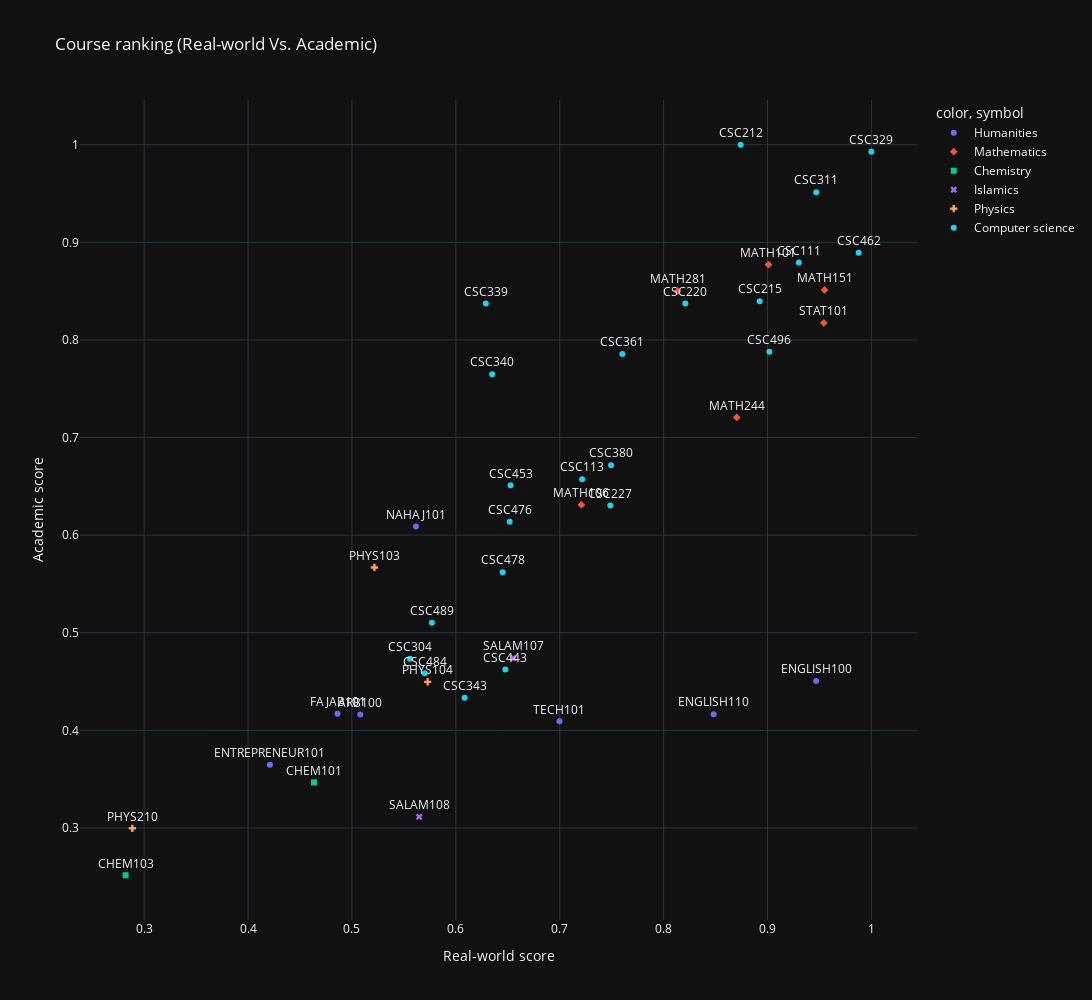

The cell this chart's notebook holds for it:
### Code cell
sorted_categories = course_to_category(weighted_scores.index)
fig = px.scatter(weighted_scores, x="Real-world score", y="Academic score",color=sorted_categories, symbol=sorted_categories, title="Course ranking (Real-world Vs. Academic)",
                hover_name=weighted_scores.index, text=weighted_scores.index)

remove_double_naming_in_legend(fig)

fig.update_traces(textposition="top center")
fig.update_layout(height=1000, width=1600)
fig

### Figure 1 — Plotly figure (JSON) as saved in the notebook; plotly's stock layout.template omitted (floating-point values rounded to 4 significant figures)
{"data": [{"hovertemplate": "<b>%{hovertext}</b><br><br>color=Humanities<br>symbol=Humanities<br>Real-world score=%{x}<br>Academic score=%{y}<br>index=%{text}<extra></extra>", "hovertext": ["ENGLISH100", "ARB100", "TECH101", "ENTREPRENEUR101", "FAJAB101", "NAHAJ101", "ENGLISH110"], "legendgroup": "Humanities, Humanities", "marker": {"color": "#636efa", "symbol": "circle"}, "mode": "markers+text", "name": "Humanities", "orientation": "v", "showlegend": true, "text": ["ENGLISH100", "ARB100", "TECH101", "ENTREPRENEUR101", "FAJAB101", "NAHAJ101", "ENGLISH110"], "textposition": "top center", "type": "scatter", "x": [0.9468, 0.508, 0.6998, 0.421, 0.4861, 0.5616, 0.8481], "xaxis": "x", "y": [0.4506, 0.4163, 0.4092, 0.3648, 0.417, 0.609, 0.4166], "yaxis": "y"}, {"hovertemplate": "<b>%{hovertext}</b><br><br>color=Mathematics<br>symbol=Mathematics<br>Real-world score=%{x}<br>Academic score=%{y}<br>index=%{text}<extra></extra>", "hovertext": ["MATH101", "STAT101", "MATH106", "MATH151", "MATH244", "MATH281"], "legendgroup": "Mathematics, Mathematics", "marker": {"color": "#EF553B", "symbol": "diamond"}, "mode": "markers+text", "name": "Mathematics", "orientation": "v", "showlegend": true, "text": ["MATH101", "STAT101", "MATH106", "MATH151", "MATH244", "MATH281"], "textposition": "top center", "type": "scatter", "x": [0.9009, 0.9542, 0.7209, 0.9549, 0.8703, 0.8136], "xaxis": "x", "y": [0.8771, 0.8175, 0.6311, 0.8512, 0.7207, 0.8501], "yaxis": "y"}, {"hovertemplate": "<b>%{hovertext}</b><br><br>color=Chemistry<br>symbol=Chemistry<br>Real-world score=%{x}<br>Academic score=%{y}<br>index=%{text}<extra></extra>", "hovertext": ["CHEM101", "CHEM103"], "legendgroup": "Chemistry, Chemistry", "marker": {"color": "#00cc96", "symbol": "square"}, "mode": "markers+text", "name": "Chemistry", "orientation": "v", "showlegend": true, "text": ["CHEM101", "CHEM103"], "textposition": "top center", "type": "scatter", "x": [0.4635, 0.2821], "xaxis": "x", "y": [0.3467, 0.2516], "yaxis": "y"}, {"hovertemplate": "<b>%{hovertext}</b><br><br>color=Islamics<br>symbol=Islamics<br>Real-world score=%{x}<br>Academic score=%{y}<br>index=%{text}<extra></extra>", "hovertext": ["SALAM107", "SALAM108"], "legendgroup": "Islamics, Islamics", "marker": {"color": "#ab63fa", "symbol": "x"}, "mode": "markers+text", "name": "Islamics", "orientation": "v", "showlegend": true, "text": ["SALAM107", "SALAM108"], "textposition": "top center", "type": "scatter", "x": [0.6553, 0.5647], "xaxis": "x", "y": [0.4739, 0.3113], "yaxis": "y"}, {"hovertemplate": "<b>%{hovertext}</b><br><br>color=Physics<br>symbol=Physics<br>Real-world score=%{x}<br>Academic score=%{y}<br>index=%{text}<extra></extra>", "hovertext": ["PHYS104", "PHYS210", "PHYS103"], "legendgroup": "Physics, Physics", "marker": {"color": "#FFA15A", "symbol": "cross"}, "mode": "markers+text", "name": "Physics", "orientation": "v", "showlegend": true, "text": ["PHYS104", "PHYS210", "PHYS103"], "textposition": "top center", "type": "scatter", "x": [0.5729, 0.2886, 0.5216], "xaxis": "x", "y": [0.4497, 0.2996, 0.5669], "yaxis": "y"}, {"hovertemplate": "<b>%{hovertext}</b><br><br>color=Computer science<br>symbol=Computer science<br>Real-world score=%{x}<br>Academic score=%{y}<br>index=%{text}<extra></extra>", "hovertext": ["CSC111", "CSC113", "CSC220", "CSC212", "CSC215", "CSC304", "CSC380", "CSC227", "CSC311", "CSC339", "CSC343", "CSC361", "CSC329", "CSC340", "CSC453", "CSC496", "CSC443", "CSC462", "CSC476", "CSC478", "CSC484", "CSC489"], "legendgroup": "Computer science, Computer science", "marker": {"color": "#19d3f3", "symbol": "circle"}, "mode": "markers+text", "name": "Computer science", "orientation": "v", "showlegend": true, "text": ["CSC111", "CSC113", "CSC220", "CSC212", "CSC215", "CSC304", "CSC380", "CSC227", "CSC311", "CSC339", "CSC343", "CSC361", "CSC329", "CSC340", "CSC453", "CSC496", "CSC443", "CSC462", "CSC476", "CSC478", "CSC484", "CSC489"], "textposition": "top center", "type": "scatter", "x": [0.9302, 0.7216, 0.8209, 0.8742, 0.8925, 0.5558, 0.7494, 0.7487, 0.9469, 0.6289, 0.6084, 0.7603, 1, 0.635, 0.6527, 0.9018, 0.6477, 0.9877, 0.6519, 0.645, 0.5701, 0.5769], "xaxis": "x", "y": [0.8795, 0.6574, 0.8375, 1, 0.8397, 0.4735, 0.6717, 0.6303, 0.9514, 0.8375, 0.4335, 0.7857, 0.9928, 0.765, 0.651, 0.7879, 0.4623, 0.8893, 0.6138, 0.562, 0.4584, 0.5102], "yaxis": "y"}], "layout": {"height": 1000, "legend": {"title": {"text": "color, symbol"}, "tracegroupgap": 0}, "title": {"text": "Course ranking (Real-world Vs. Academic)"}, "width": 1600, "xaxis": {"anchor": "y", "domain": [0, 1], "title": {"text": "Real-world score"}}, "yaxis": {"anchor": "x", "domain": [0, 1], "title": {"text": "Academic score"}}}}
